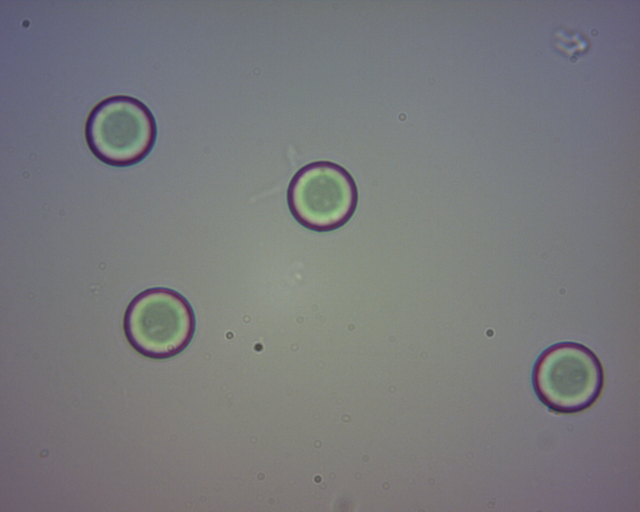
#> input picture ContadorDeCelulas/PMMA15_T01.png, 1280 x 1024 px (shown at 1/2 size)
$ jupyter execute CCV2.ipynb
#> lines starting #> are read from the running program, lines starting #| are printed output that depends on the picture; after the words box and inside, x2 and y2 are one past the last pixel; in counts of white or black regions, pixels touching at a corner belong together
# Contador de celulas

Version 2. Se busca adecuar el rpograma para medir con cierta referencia el diametro, area y perimetro de las celulas de una imagen.

Del versión 1. En el repositorio llamado CC.ipynb

Este programa detecta y mide células en imágenes microscópicas mediante técnicas de procesamiento de imágenes y análisis de contornos. Se trabaja con imágenes obtenidas con un objetivo 40X, por lo que las mediciones se realizarán en píxeles antes de su conversión a micrómetros.
El proceso incluye cinco pasos principales: carga de la imagen, preprocesamiento, segmentación de contornos, detección mediante la Transformada de Hough y visualización/exportación de resultados. Se busca que el programa sea preciso y evite detectar ruido o duplicar células en casos donde haya superposiciones.

[cell 1]
# === CC v2 – Imports & Config ===
# Source: :contentReference[oaicite:0]{index=0}
import cv2
import numpy as np
import matplotlib.pyplot as plt
import pandas as pd
from pathlib import Path
from scipy.spatial.distance import euclidean
from IPython.display import display

# (Preparativo para la nueva sección de escala)
# Si conoces la escala píxel→micrómetro, asígnala aquí (µm por píxel).
# Ejemplo de la imagen anexa: 100 µm ↔ 904.0553 px  ⇒  1 px ≈ 0.1106127 µm
PX_TO_UM = None  # reemplazar por 0.1106127 cuando activemos la conversión

[cell 2]
# === Carga de imagen y conversión a gris ===
image_path = Path("PMMA15_T01.png")  # asegúrate de que el archivo exista aquí
image = cv2.imread(str(image_path), cv2.IMREAD_COLOR)
#> image is the input picture: shape (1024, 1280, 3); mean B, G, R 123.5, 121.5, 120.5
if image is None:
    raise FileNotFoundError(f"No se pudo leer la imagen: {image_path.resolve()}")

gray = cv2.cvtColor(image, cv2.COLOR_BGR2GRAY)
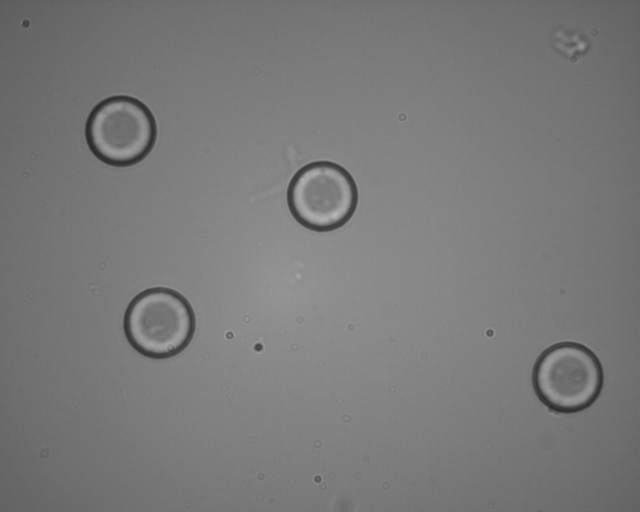
#> gray: shape (1024, 1280) (shown at 1/2 size); min 40, max 182, mean 121.4

plt.figure(figsize=(6, 6))
#> (this line was passed over: IPython is not available in this run)
plt.imshow(cv2.cvtColor(image, cv2.COLOR_BGR2RGB))
#> (this line was passed over: IPython is not available in this run)
plt.axis("off")
#> (this line was passed over: IPython is not available in this run)
plt.title("Imagen Original")
#> (this line was passed over: IPython is not available in this run)
plt.show()

[cell 3]
# === Preprocesamiento ===
# Suavizado para reducir ruido conservando bordes
blurred = cv2.GaussianBlur(gray, (5, 5), 0)

# Umbralización (manual). Si prefieres Otsu, descomenta la línea correspondiente.
manual_thresh = 120
_, binary_thresh = cv2.threshold(blurred, manual_thresh, 255, cv2.THRESH_BINARY_INV)
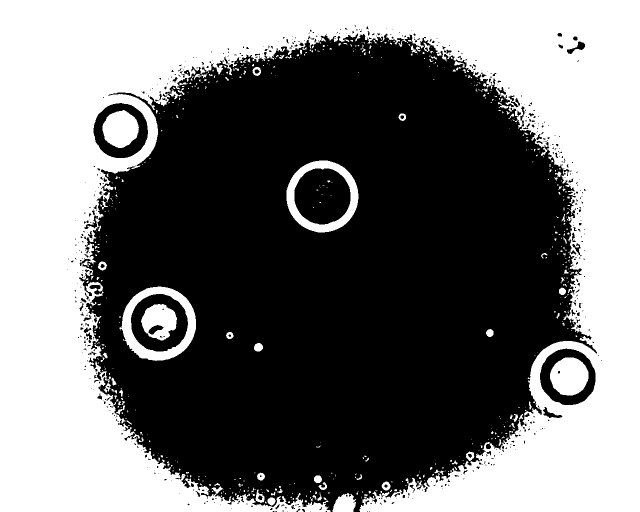
#> binary_thresh: shape (1024, 1280) (shown at 1/2 size); 45.3% white; 596 white regions (496 under 20 px), largest, box (x1, y1, x2, y2) and area: (0, 0, 1280, 1024) 558046, (239, 573, 392, 722) 7105, (573, 321, 717, 465) 6247
# _, binary_thresh = cv2.threshold(blurred, 0, 255, cv2.THRESH_BINARY_INV + cv2.THRESH_OTSU)

# Operaciones morfológicas para limpiar la segmentación
kernel = np.ones((3, 3), np.uint8)
morph_open  = cv2.morphologyEx(binary_thresh, cv2.MORPH_OPEN,  kernel, iterations=2)
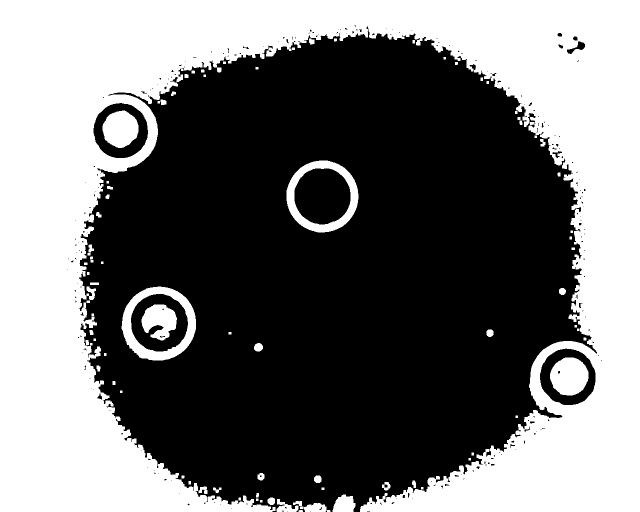
#> morph_open: shape (1024, 1280) (shown at 1/2 size); 43.9% white; 86 white regions, largest, box (x1, y1, x2, y2) and area: (0, 0, 1280, 1024) 542525, (243, 573, 392, 721) 7070, (573, 321, 717, 465) 6244
morph_close = cv2.morphologyEx(morph_open,  cv2.MORPH_CLOSE, kernel, iterations=2)
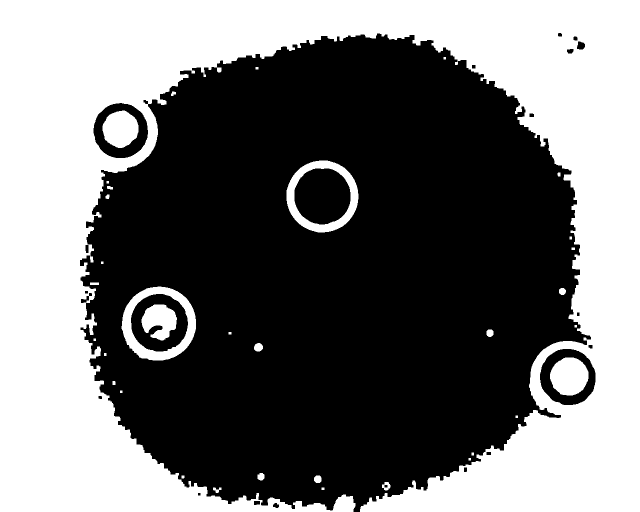
#> morph_close: shape (1024, 1280) (shown at 1/2 size); 44.3% white; 35 white regions, largest, box (x1, y1, x2, y2) and area: (0, 0, 1280, 1024) 553417, (243, 573, 392, 721) 7070, (573, 321, 717, 465) 6244

plt.figure(figsize=(6, 6))
#> (this line was passed over: IPython is not available in this run)
plt.imshow(morph_close, cmap="gray")
#> (this line was passed over: IPython is not available in this run)
plt.axis("off")
#> (this line was passed over: IPython is not available in this run)
plt.title("Imagen después del Preprocesamiento")
plt.show()
